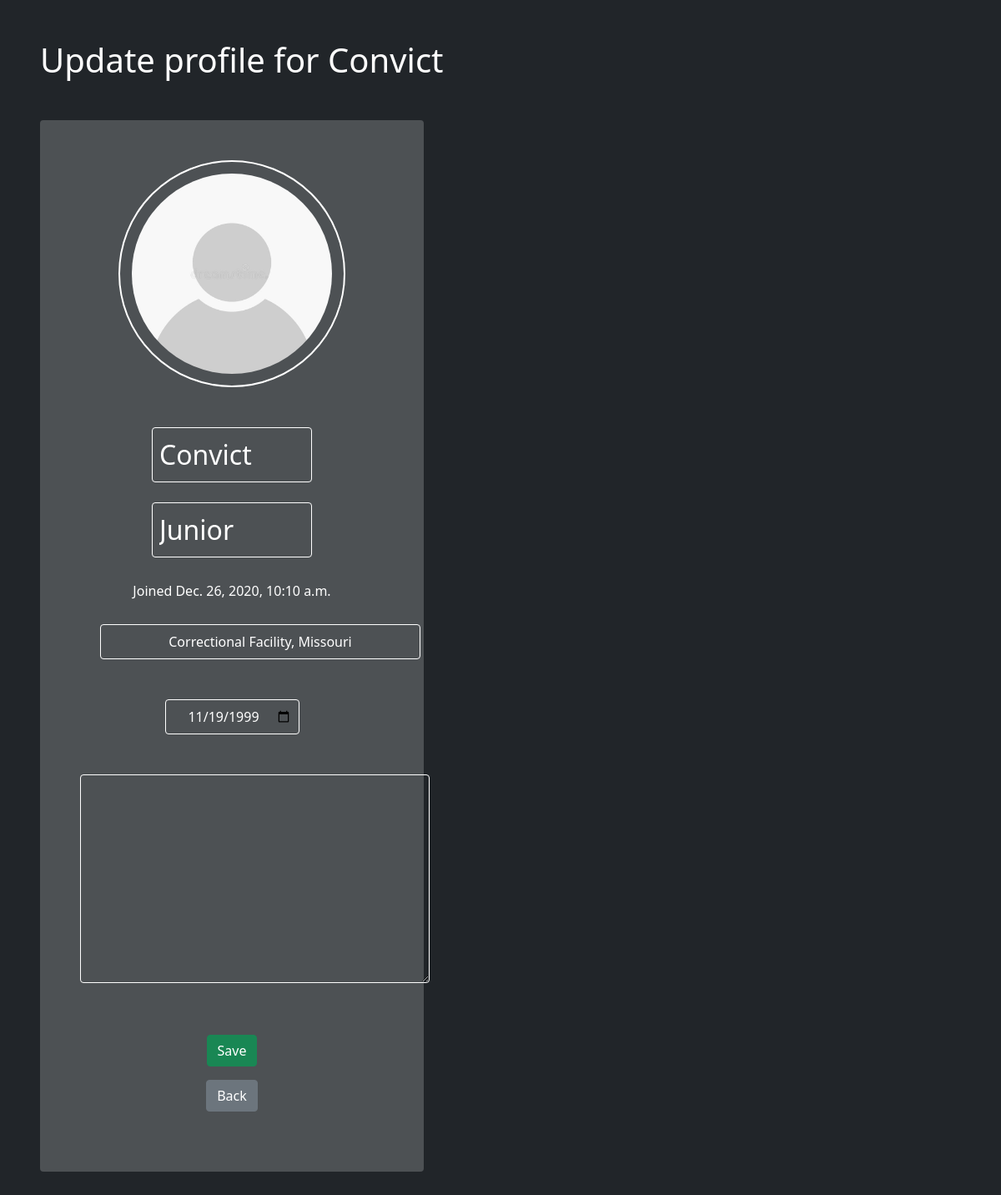
Screenshot of /profiles/12/update (signed in) with the database file from the repository.
### forum/models.py (models this page shows, shortened)
class Profile (models.Model):
    forum_user = models.OneToOneField(ForumUser, on_delete=models.CASCADE)
    picture = models.ImageField(default='defpfp.jpg', upload_to='profiles/', null=True, blank=True)
    date_joined = models.DateTimeField(auto_now_add=True)
    description = models.CharField(max_length=500, null=True, blank=True)
    @property
    def picture_url (self):
        try:
            return self.picture.url
        except:
            return ''

class ForumUser (models.Model):
    user = models.OneToOneField(User, on_delete=models.CASCADE)
    first_name = models.CharField(max_length=30)
    surname = models.CharField(max_length=30)
    email = models.EmailField(max_length=100)
    phone = models.CharField(max_length=10, validators=[MinLengthValidator(10)])
    dob = models.DateField()
    location = models.CharField(max_length=100, null=True, blank=True)

### forum/views.py (the view, shortened to what this page needs)
# urls.py: path('profiles/<int:forum_user_id>/update', profile_update_view, name='profile-update'),
def profile_update_view (request, forum_user_id):
    if forum_user_id in [obj.id for obj in ForumUser.objects.all()]:
        profile = Profile.objects.get(forum_user=ForumUser.objects.get(id=forum_user_id))
        if not request.user.is_superuser:
            if not request.user.is_authenticated or request.user != profile.forum_user.user:
                return HttpResponseForbidden()
    else:
        raise Http404
    return render(request, 'forum/profile-update.html', { 'profile': profile })

### forum/templates/forum/profile-update.html (shortened to what this page needs)
{% extends 'forum/base.html' %}
{% load static %}
{% block content %}
    <h1 class="mb-5">Update profile for {{ profile.forum_user.user.username }} </h1>
    <div style="background-color: #ffffff33;" class="col-5 p-5 rounded">
        <form enctype="multipart/form-data" id="pfp-form" method="POST"> {% csrf_token %}
            <div class="profile-img-outline">
                <div class="profile-img-container">
                </div>
            </div>
        </form>
        <form method="POST" class="mx-auto text-center" id='profile-info-form' onsubmit="">{% csrf_token %}
            <div class="mt-5">
                <input style="border: 1px solid white; width: 12rem; font-size: 2rem;" type="text"
                class="d-inline bg-transparent border-white rounded p-2 mb-4" name="first_name"
                value="{{ profile.forum_user.first_name }}">
                <input style="border: 1px solid white; width: 12rem; font-size: 2rem;" type="text"
                class="d-inline bg-transparent border-white rounded p-2 mb-4" name="surname"
                value="{{ profile.forum_user.surname }}">
            </div>
            <p class="mx-auto text-center my-1">Joined {{ profile.date_joined }} </p>
            <input style="border: 1px solid white; width: 24rem;" type="text" name="location"
            class="text-center bg-transparent border-white rounded p-2 m-4"
            value="{{ profile.forum_user.location }}">
            <input style="border: 1px solid white;" type="date" class="text-center bg-transparent border-white rounded p-2 m-4" name="dob"
            value="{{ profile.forum_user.dob.year }}-{{profile.forum_user.dob.month|stringformat:'02d'}}-{{ profile.forum_user.dob.day|stringformat:'02d' }}">
            <textarea style="text-align: left;" class="text-left mt-4 rounded bg-transparent border-white p-3 " name="description"
            id="" cols="40" wrap="physical" rows="9">{% if profile.description %}{{ profile.description }}{% endif %}</textarea>
            <div class="mx-auto text-center mt-5">
                <button type="submit" class="btn btn-success my-2">Save</button>
                <p><a href="{% url 'profile' profile.forum_user.id %}" class="btn btn-secondary my-2">Back</a></p>
            </div>
        </form>
    </div>
{% endblock content %}

### static/css/base.css (style rules this page uses)
* { color: white; }

### rows the page displays
Profile: forum_user.user.username "Convict", first_name "Convict", surname "Junior", date_joined "Dec. 26, 2020, 10:10 a.m.", location "Correctional Facility, Missouri", dob "11/19/1999"
